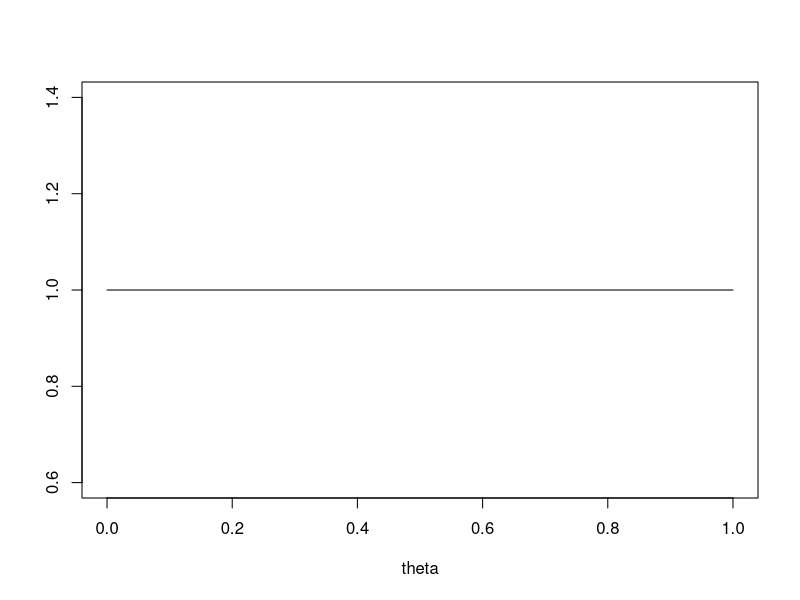
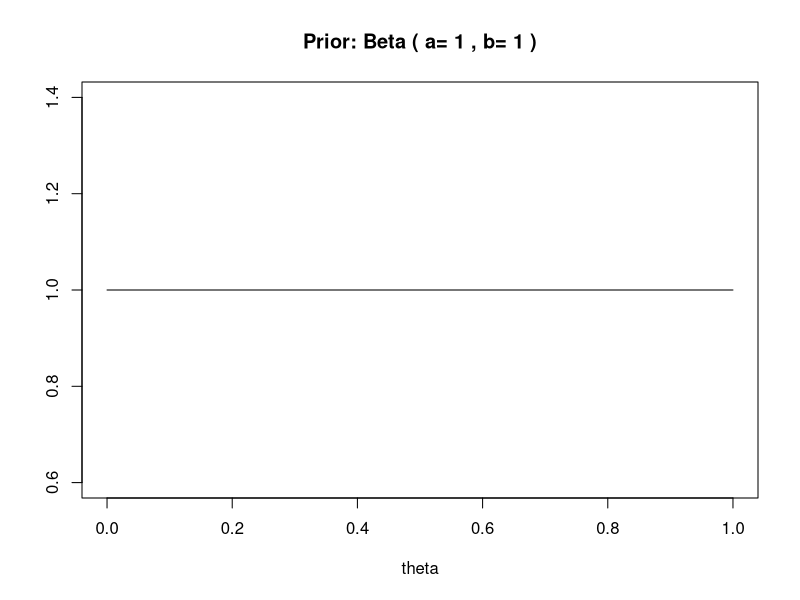
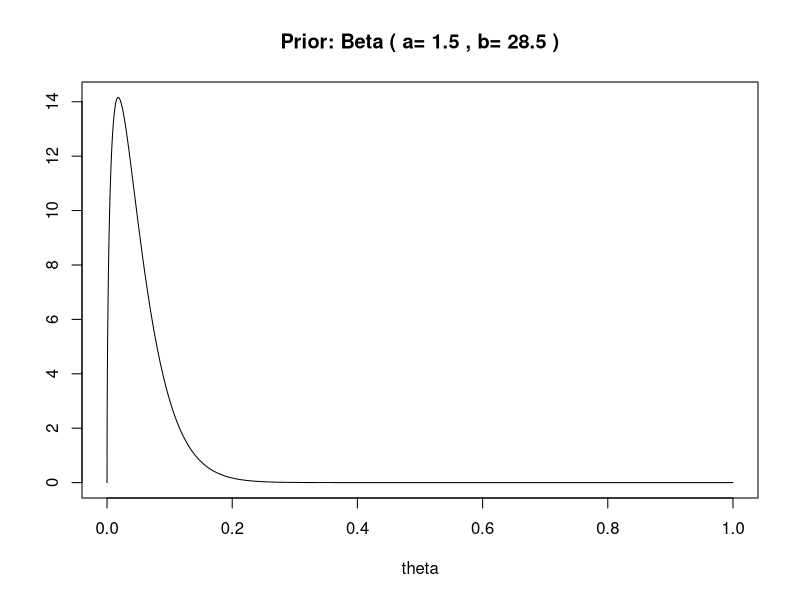

The R source for these figures, in order: (Note: this script raises an error after producing the figures.)
####################################################################
################    SESSIÓ  2   ####################################
####################################################################


#################### 2.2  ASMA   #################################################


# prior distribution

prior <- c(a = 1 , b =  1)


par(mfrow=c(1,1))


plot(function(x)dbeta(x, prior[1],prior[2]), xlim=c(0,1), ylab="", xlab = "theta")
curve(dbeta(x, prior[1],prior[2]), xlim=c(0,1), ylab="", xlab = "theta", n=10000)
 title(paste("Prior: Beta","(","a=",prior[1],",","b=",prior[2],")"))

prior <- c(a = 1.5 , b = 28.5 )
curve(dbeta(x, prior[1],prior[2]), xlim=c(0,1), ylab="", xlab = "theta", n=10000)
title(paste("Prior: Beta","(","a=",prior[1],",","b=",prior[2],")"))
 
# prior predictive distribution

M <- 1000000
simulated_values <- numeric(M)

th.prior <- rbeta(M, prior[1], prior[2])
#sample size of 50
pre.prior <- rbinom(M, 50, th.prior)

th.posterior <- rbeta(M, posterior[1], posterior[2])
pre.posterior <- rbinom(M, 50, th.posterior)
table(pre.prior)

plot(table(pre.prior)/M, type = "h", xlim= c(0,50), col="skyblue")

#pre.prior <- rbeta(M, 1.25, 19)
#plot(table(pre.prior)/M, type = "l")
# data

N <- 200
y <- 11



# likelihood

curve(dbinom(y, N, x),ylab="",xlab=expression(theta), xlim=c(0,1), n=10000)
 abline(v=y/N, lty=2, col="blue")

K <- integrate(function(th)dbinom(y,N,th), lower=0, upper=1)$value

curve(dbeta(x, prior[1], prior[2]), xlim=c(0,1), ylab="", xlab =expression(theta), ylim=c(0,25), n=10000)
curve(dbinom(y, N, x)/K, add=T, lty=2)
 legend("topright", c("prior","likelihood"),lty=c(1,2))
 title("prior & likelihood")

# the straight line corresponds to the uniform prior in the plot


# posterior distribution


posterior <- c(a = prior[1] + y, b = prior[2] +N -y)



# DIBUIX DE LA DISTRIBU DISTRIBUCIO A PRIORI, A POSTERIORI I LA VERSEMBLANÇA

curve(dbeta(x, posterior[1], posterior[2]), xlim=c(0,1), ylab="", xlab =expression(theta), n=10000)
 curve(dbinom(y, N, x)/K, add=T, lty=3, n=10000)
 curve(dbeta(x, prior[1], prior[2]), add=T, lty=2, n=10000)

 legend("topright", c("prior","posterior","likelihood"), lty = c(2,1,3))
 title("prior , posterior & likelihood")



# summnary

sortida <- matrix(nrow = 7, ncol = 2)

colnames(sortida) <- c('prior', 'posterior')
rownames(sortida) <- c('alpha', 'beta', 'mean', 'variance', '2,5%', 'median', '97.5%')

sortida[1:2, 1] <- prior
sortida[3, 1] <- prior[1]/(prior[1] + prior[2])
sortida[4, 1] <- (prior[1]*prior[2])/(((prior[1]+prior[2])^2)*(prior[1]+prior[2]+1))
sortida[5, 1] <- qbeta(0.025, prior[1], prior[2])
sortida[6, 1] <- qbeta(0.5, prior[1], prior[2])
sortida[7, 1] <- qbeta(0.975, prior[1], prior[2])

sortida[1:2, 2] <- posterior
sortida[3, 2] <- posterior[1]/(posterior[1] + posterior[2])
sortida[4, 2] <- (posterior[1]*posterior[2])/(((posterior[1]+posterior[2])^2)*(posterior[1]+posterior[2]+1))
sortida[5, 2] <- qbeta(0.025, posterior[1], posterior[2])
sortida[6, 2] <- qbeta(0.5, posterior[1], posterior[2])
sortida[7, 2] <- qbeta(0.975, posterior[1], posterior[2])


round(sortida, 3)




# prior and posterior predictive distribution

plot(table(pre.posterior)/M, type="h", xlim= c(0,25))


